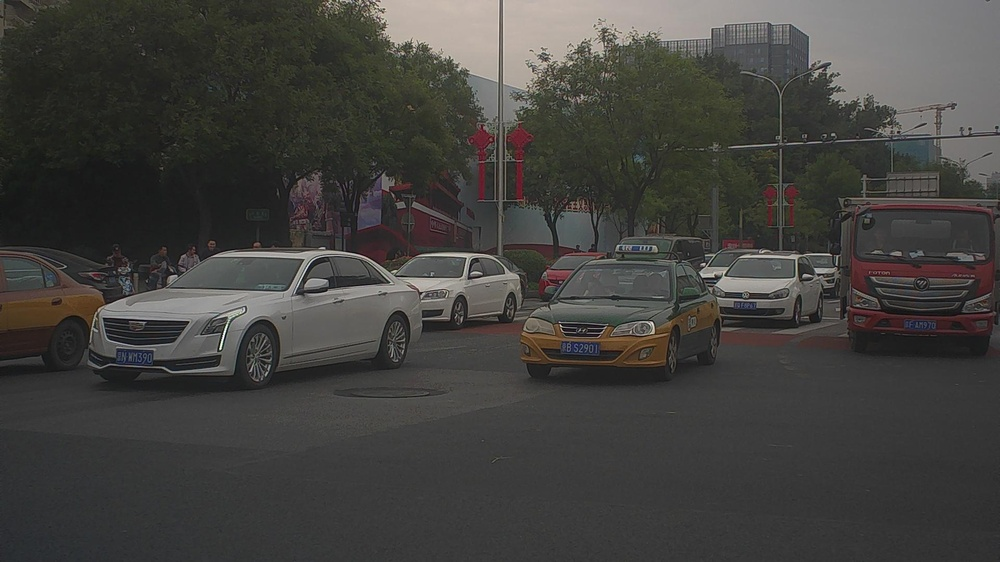
#> input picture input/730.jpg, 1000 x 562 px, shrunk from 1920 x 1080 before the run; its folder holds only this picture in this run
$ python main.py
#> lines starting #> are read from the running program, lines starting #| are printed output that depends on the picture; after the words box and inside, x2 and y2 are one past the last pixel; in counts of white or black regions, pixels touching at a corner belong together
### canny_edge_app/edge_detector.py
import cv2
import matplotlib.pyplot as plt

class EdgeDetector:
    """Class for the Edge Detector"""
    def __init__(self, threshold1, threshold2, blur_ksize=(5,5)):
        """
        Initialize the Edge Detector with default threshold values for Canny Edge Detector

        Args:
            threshold1 (int): First threshold for the hysteresis procedure
            threshold2 (int): Second threshold for the hytseresis procedure
        """
        self.threshold1 = threshold1
        self.threshold2 = threshold2
        self.blur_ksize = blur_ksize

    def get_edges(self, image):
        """
        Finds the edges on an image using Canny Edge Detection

        Args:
            image (numpy.ndarray): Image data as a NumPy array.
        Returns:
            edges (numpy.ndarray): Edge-detected image as NumPy array.
        """
        # Convert to grayscale if image is colored
        if len(image.shape) == 3:
            image = cv2.cvtColor(image, cv2.COLOR_BGR2GRAY)

        # Normalize the image --> don't necessarily want to do this
        # image = cv2.normalize(image, None, 0, 255, cv2.NORM_MINMAX)

        # Apply Gaussian Blur
        blurred_image = cv2.GaussianBlur(image, self.blur_ksize, 0)
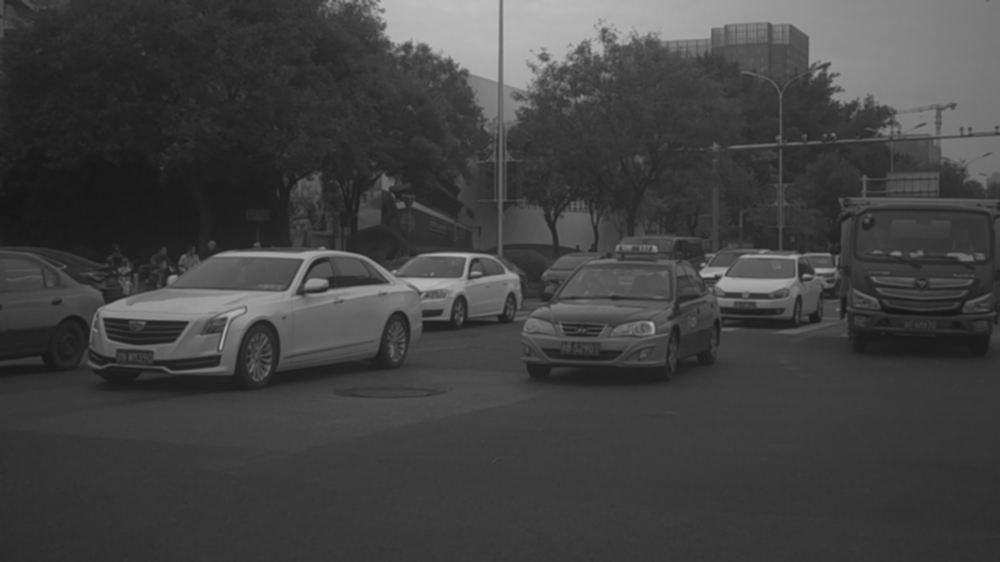
#> blurred_image: shape (562, 1000); min 23, max 190, mean 65.7

        # Apply Canny Edge Detection
        edges = cv2.Canny(blurred_image, self.threshold1, self.threshold2)
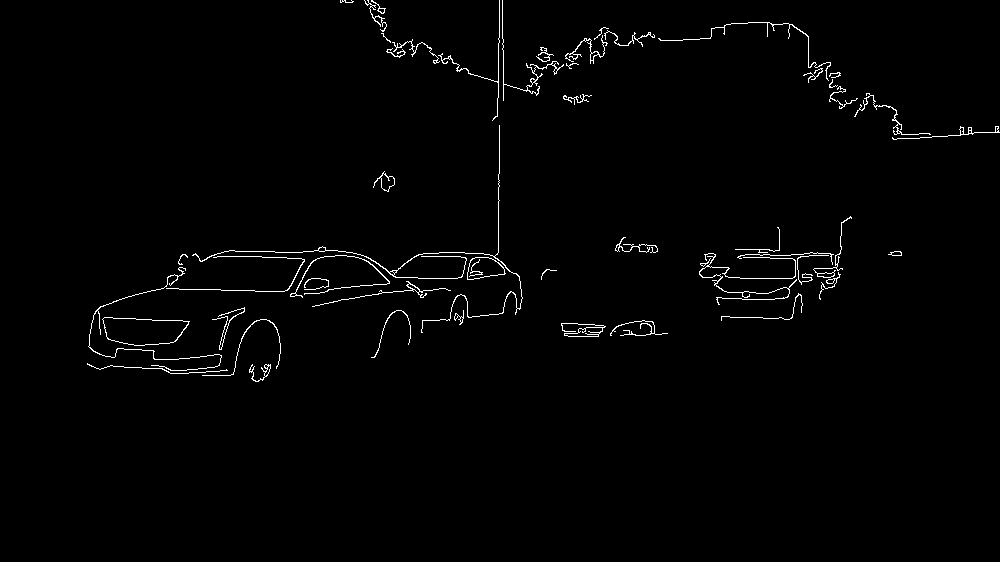
#> edges: shape (562, 1000); 1.3% white in thin lines or dots, all inside (x1, y1, x2, y2) = (87, 0, 1000, 382)

        # Apply morphological operations to clean up edges
        kernel = cv2.getStructuringElement(cv2.MORPH_RECT, (3, 3))
        edges = cv2.morphologyEx(edges, cv2.MORPH_CLOSE, kernel)
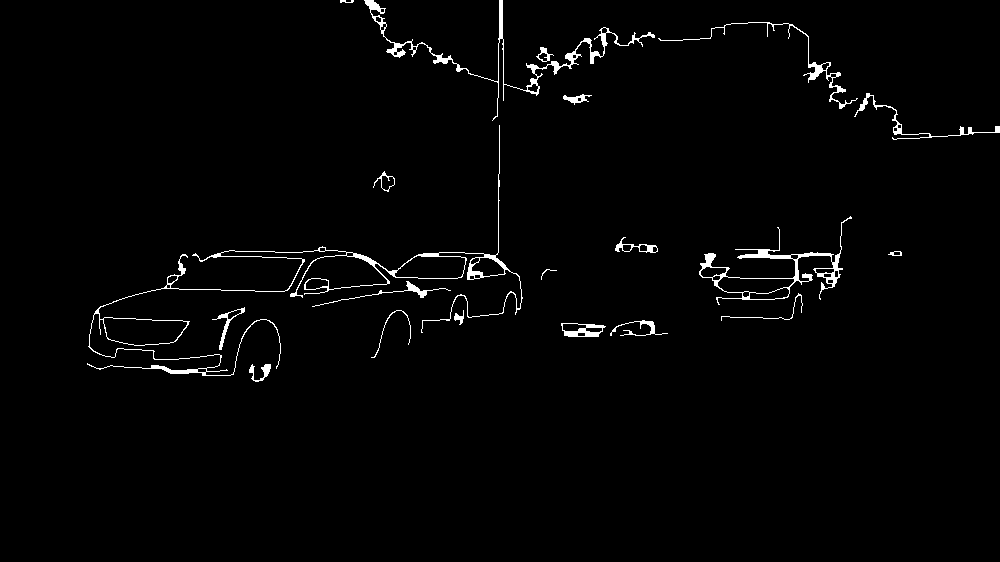
#> edges: shape (562, 1000); 1.7% white; 20 white regions, largest, box (x1, y1, x2, y2) and area: (87, 125, 523, 376) 3104, (364, 0, 655, 121) 1811, (699, 216, 852, 305) 1510

        return edges

    # [23 lines left out: functions set_thresholds, display_image, not called in this run]

    def save_image(self, image, path):
        """
        Save an image to the specified path.

        Args:
            image (numpy.ndarray): Image data as a NumPy array.
            path (str): Path to save the image.
        """
        cv2.imwrite(path, image)


#How can i write unit tests for this class? can do later

### main.py
import os
import cv2
import matplotlib.pyplot as plt
from canny_edge_app.edge_detector import EdgeDetector
from pathlib import Path


### Define input and output folder paths using pathlib
input_folder_path = Path('/home/daniel/dev/canny_edge_detection/input')
output_folder_path = Path('/home/daniel/dev/canny_edge_detection/output')

# Ensure the output directory exists
output_folder_path.mkdir(parents=True, exist_ok=True)


#Initialize the edge detector; can also initialize without params, will default to 100,200 set in class
edge_detector = EdgeDetector(threshold1=85, threshold2=255)


for image_file in input_folder_path.iterdir():
    if image_file.is_file() and image_file.suffix in ['.jpg', '.png', '.jpeg']:
        image = cv2.imread(str(image_file), cv2.IMREAD_GRAYSCALE)
        edges = edge_detector.get_edges(image)

        # Define the output file path
        output_path = output_folder_path / f"{image_file.stem}_edges{image_file.suffix}"
        edge_detector.save_image(edges, str(output_path))

$ run again, on input/No-0003--4k-China-Street-View-Dali-Driving-Tour-One-of-the-most-popular-tourist-cities-in-Yunnan-China--1670814632200--00-10-10.200.jpg
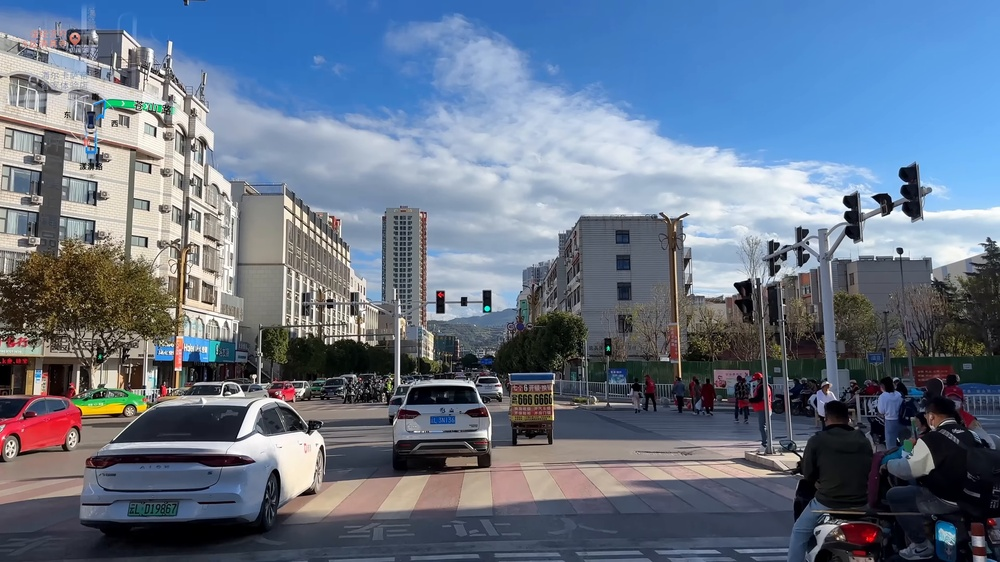
#> input picture input/No-0003--4k-China-Street-View-Dali-Driving-Tour-One-of-the-most-popular-tourist-cities-in-Yunnan-China--1670814632200--00-10-10.200.jpg, 1000 x 562 px, shrunk from 3840 x 2160 before the run
#> in get_edges, `edges = cv2.Canny(blurred_image, self.threshold1, self.threshold2)`:
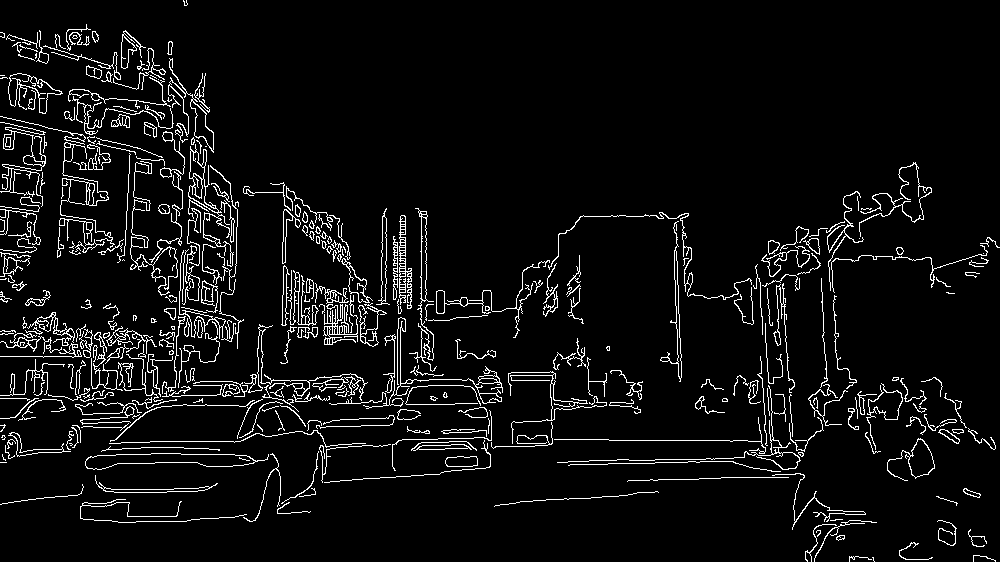
#> edges: shape (562, 1000); 5.8% white in thin lines or dots
#> in get_edges, `edges = cv2.morphologyEx(edges, cv2.MORPH_CLOSE, kernel)`:
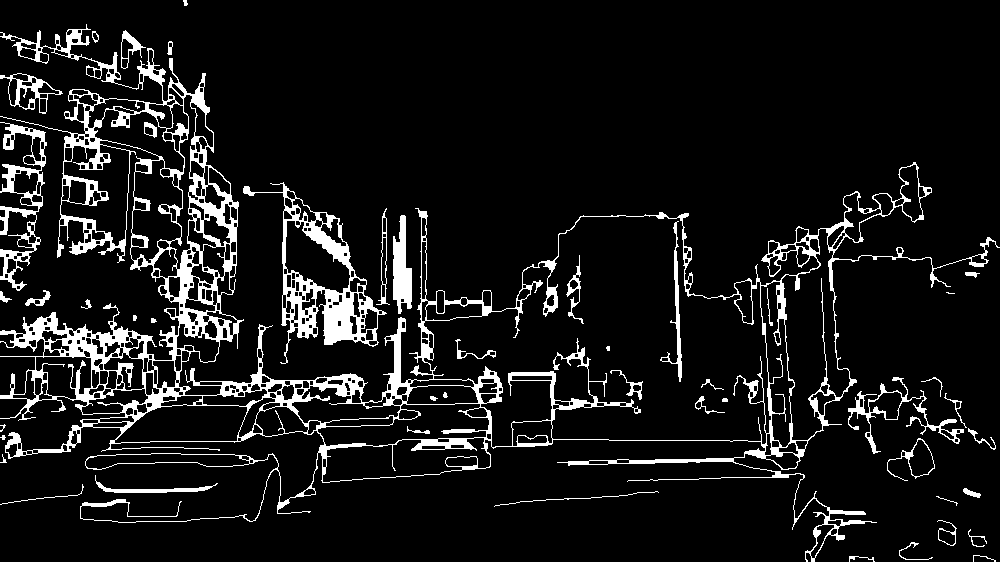
#> edges: shape (562, 1000); 9.1% white; 48 white regions (4 under 20 px), largest, box (x1, y1, x2, y2) and area: (0, 24, 1000, 562) 36634, (243, 182, 387, 364) 5142, (0, 122, 47, 291) 2221
